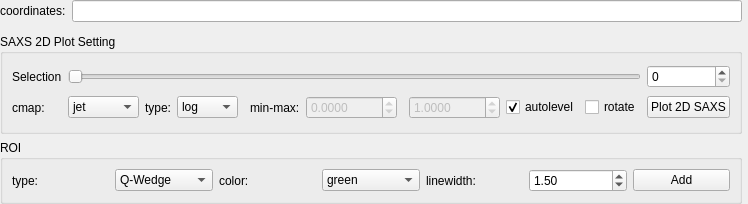
       <widget class="QWidget" name="tab1_1">
        <attribute name="title">
         <string>SAXS-2D</string>
        </attribute>
        <layout class="QGridLayout" name="gridLayout_26">
         <property name="leftMargin">
          <number>0</number>
         </property>
         <property name="topMargin">
          <number>0</number>
         </property>
         <property name="rightMargin">
          <number>0</number>
         </property>
         <property name="bottomMargin">
          <number>0</number>
         </property>
         <item row="0" column="0">
          <layout class="QHBoxLayout" name="horizontalLayout_4">
           <item>
            <widget class="QLabel" name="label_38">
             <property name="text">
              <string>coordinates:</string>
             </property>
            </widget>
           </item>
           <item>
            <widget class="QLineEdit" name="saxs2d_display">
             <property name="minimumSize">
              <size>
               <width>500</width>
               <height>0</height>
              </size>
             </property>
             <property name="acceptDrops">
              <bool>false</bool>
             </property>
             <property name="alignment">
              <set>Qt::AlignmentFlag::AlignRight|Qt::AlignmentFlag::AlignTrailing|Qt::AlignmentFlag::AlignVCenter</set>
             </property>
             <property name="readOnly">
              <bool>true</bool>
             </property>
            </widget>
           </item>
          </layout>
         </item>
         <item row="1" column="0" colspan="2">
          <widget class="ImageViewDev" name="pg_saxs" native="true">
           <property name="sizePolicy">
            <sizepolicy hsizetype="Expanding" vsizetype="Expanding">
             <horstretch>0</horstretch>
             <verstretch>0</verstretch>
            </sizepolicy>
           </property>
          </widget>
         </item>
         <item row="2" column="0">
          <widget class="QGroupBox" name="groupBox_3">
           <property name="sizePolicy">
            <sizepolicy hsizetype="Expanding" vsizetype="Preferred">
             <horstretch>0</horstretch>
             <verstretch>0</verstretch>
            </sizepolicy>
           </property>
           <property name="minimumSize">
            <size>
             <width>0</width>
             <height>100</height>
            </size>
           </property>
           <property name="title">
            <string>SAXS 2D Plot Setting</string>
           </property>
           <layout class="QGridLayout" name="gridLayout_40">
            <item row="1" column="3">
             <widget class="QComboBox" name="cb_saxs2D_type">
              <item>
               <property name="text">
                <string>log</string>
               </property>
              </item>
              <item>
               <property name="text">
                <string>linear</string>
               </property>
              </item>
             </widget>
            </item>
            <item row="1" column="1">
             <widget class="QComboBox" name="cb_saxs2D_cmap">
              <item>
               <property name="text">
                <string>jet</string>
               </property>
              </item>
              <item>
               <property name="text">
                <string>hot</string>
               </property>
              </item>
              <item>
               <property name="text">
                <string>plasma</string>
               </property>
              </item>
              <item>
               <property name="text">
                <string>viridis</string>
               </property>
              </item>
              <item>
               <property name="text">
                <string>magma</string>
               </property>
              </item>
              <item>
               <property name="text">
                <string>gray</string>
               </property>
              </item>
             </widget>
            </item>
            <item row="1" column="6">
             <widget class="QDoubleSpinBox" name="saxs2d_min">
              <property name="enabled">
               <bool>false</bool>
              </property>
              <property name="decimals">
               <number>4</number>
              </property>
              <property name="minimum">
               <double>-99.000000000000000</double>
              </property>
              <property name="maximum">
               <double>99999.000000000000000</double>
              </property>
             </widget>
            </item>
            <item row="1" column="9">
             <widget class="QCheckBox" name="saxs2d_autolevel">
              <property name="text">
               <string>autolevel</string>
              </property>
              <property name="checked">
               <bool>true</bool>
              </property>
             </widget>
            </item>
            <item row="1" column="8">
             <widget class="QDoubleSpinBox" name="saxs2d_max">
              <property name="enabled">
               <bool>false</bool>
              </property>
              <property name="decimals">
               <number>4</number>
              </property>
              <property name="minimum">
               <double>-99.000000000000000</double>
              </property>
              <property name="maximum">
               <double>99999.000000000000000</double>
              </property>
              <property name="value">
               <double>1.000000000000000</double>
              </property>
             </widget>
            </item>
            <item row="0" column="0">
             <widget class="QLabel" name="label_24">
              <property name="text">
               <string>Selection</string>
              </property>
             </widget>
            </item>
            <item row="1" column="2">
             <widget class="QLabel" name="label_12">
              <property name="text">
               <string>type:</string>
              </property>
             </widget>
            </item>
            <item row="1" column="11">
             <widget class="QPushButton" name="pushButton_plot_saxs2d">
              <property name="minimumSize">
               <size>
                <width>0</width>
                <height>0</height>
               </size>
              </property>
              <property name="text">
               <string>Plot 2D SAXS</string>
              </property>
             </widget>
            </item>
            <item row="1" column="5">
             <widget class="QLabel" name="label_50">
              <property name="sizePolicy">
               <sizepolicy hsizetype="Minimum" vsizetype="Preferred">
                <horstretch>0</horstretch>
                <verstretch>0</verstretch>
               </sizepolicy>
              </property>
              <property name="text">
               <string>min-max:</string>
              </property>
             </widget>
            </item>
            <item row="1" column="0">
             <widget class="QLabel" name="label_13">
              <property name="text">
               <string>cmap:</string>
              </property>
             </widget>
            </item>
            <item row="1" column="10">
             <widget class="QCheckBox" name="saxs2d_rotate">
              <property name="text">
               <string>rotate</string>
              </property>
              <property name="checked">
               <bool>false</bool>
              </property>
             </widget>
            </item>
            <item row="0" column="11">
             <widget class="QSpinBox" name="spinBox_saxs2d_selection">
              <property name="maximum">
               <number>99999</number>
              </property>
             </widget>
            </item>
            <item row="0" column="1" colspan="10">
             <widget class="QSlider" name="horizontalSlider_saxs2d_selection">
              <property name="orientation">
               <enum>Qt::Orientation::Horizontal</enum>
              </property>
             </widget>
            </item>
           </layout>
          </widget>
         </item>
         <item row="3" column="0">
          <widget class="QGroupBox" name="groupBox_16">
           <property name="title">
            <string>ROI</string>
           </property>
           <layout class="QGridLayout" name="gridLayout_3">
            <item row="0" column="0">
             <widget class="QLabel" name="label_58">
              <property name="text">
               <string>type:</string>
              </property>
             </widget>
            </item>
            <item row="0" column="1">
             <widget class="QComboBox" name="cb_saxs2D_roi_type">
              <item>
               <property name="text">
                <string>Q-Wedge</string>
               </property>
              </item>
              <item>
               <property name="text">
                <string>Phi-Ring</string>
               </property>
              </item>
             </widget>
            </item>
            <item row="0" column="2">
             <widget class="QLabel" name="label_60">
              <property name="text">
               <string>color:</string>
              </property>
             </widget>
            </item>
            <item row="0" column="3">
             <widget class="QComboBox" name="cb_saxs2D_roi_color">
              <item>
               <property name="text">
                <string>green</string>
               </property>
              </item>
              <item>
               <property name="text">
                <string>yellow</string>
               </property>
              </item>
              <item>
               <property name="text">
                <string>blue</string>
               </property>
              </item>
              <item>
               <property name="text">
                <string>red</string>
               </property>
              </item>
              <item>
               <property name="text">
                <string>cyan</string>
               </property>
              </item>
              <item>
               <property name="text">
                <string>magenta</string>
               </property>
              </item>
              <item>
               <property name="text">
                <string>black</string>
               </property>
              </item>
              <item>
               <property name="text">
                <string>white</string>
               </property>
              </item>
             </widget>
            </item>
            <item row="0" column="4">
             <widget class="QLabel" name="label_61">
              <property name="text">
               <string>linewidth:</string>
              </property>
             </widget>
            </item>
            <item row="0" column="5">
             <widget class="QDoubleSpinBox" name="sb_saxs2D_roi_width">
              <property name="minimum">
               <double>0.100000000000000</double>
              </property>
              <property name="singleStep">
               <double>0.100000000000000</double>
              </property>
              <property name="value">
               <double>1.500000000000000</double>
              </property>
             </widget>
            </item>
            <item row="0" column="6">
             <widget class="QPushButton" name="pushButton_6">
              <property name="text">
               <string>Add</string>
              </property>
             </widget>
            </item>
           </layout>
          </widget>
         </item>
        </layout>
       </widget>
